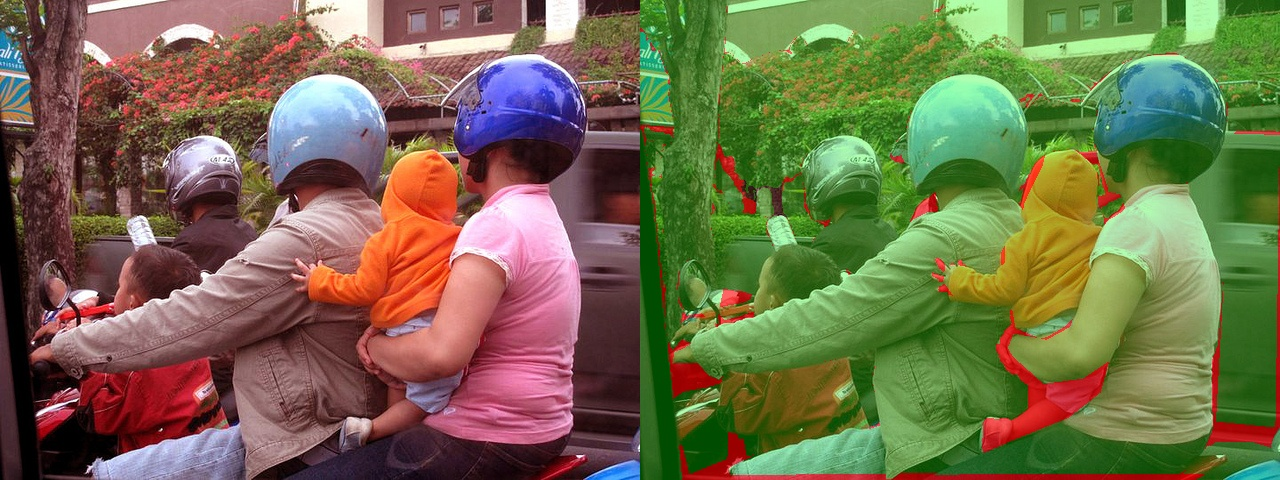
#> input picture analysis/improve_research/orphan/000000005198.jpg, 1280 x 480 px
$ python -i view_aug.py   (imports and definitions only)
#> lines starting #> are read from the running program, lines starting #| are printed output that depends on the picture
### pytools/fsow.py
"""FSOW: C++ 학습기와 주고받는 단순 텐서 묶음 형식.

파일 = b'FSOW0001' + u32 개수 + 텐서마다 [u16 이름 길이, 이름(utf-8), u8 차원 수, i64 크기들, u8 형(0 f32, 1 i32, 2 u8), 원시 데이터].
리틀 엔디언. 가중치는 PyTorch 모양 그대로(OIHW) 저장하고, 배치는 C++ 쪽이 바꾼다.
"""
import struct

import numpy as np

MAGIC = b'FSOW0001'
_DT = {np.dtype(np.float32): 0, np.dtype(np.int32): 1, np.dtype(np.uint8): 2}
_TD = {v: k for k, v in _DT.items()}


# [13 lines left out: function save, not called in this run]


def load(path):
    out = {}
    with open(path, 'rb') as f:
        assert f.read(8) == MAGIC, path
        (n,) = struct.unpack('<I', f.read(4))
        for _ in range(n):
            (ln,) = struct.unpack('<H', f.read(2))
            name = f.read(ln).decode()
            (nd,) = struct.unpack('<B', f.read(1))
            shape = struct.unpack(f'<{nd}q', f.read(8 * nd)) if nd else ()
            (dt,) = struct.unpack('<B', f.read(1))
            dt = _TD[dt]
            cnt = int(np.prod(shape)) if nd else 1
            out[name] = np.frombuffer(f.read(cnt * dt.itemsize), dt).reshape(shape).copy()
    return out

### pytools/view_aug.py
"""aug_dump 결과 그림: 증강 영상 위에 정답 마스크(색)와 상자.

  .venv/bin/python pytools/view_aug.py data/aug.fsow data/aug.jpg
"""
import sys

import cv2
import numpy as np

import fsow


def main(src, dst):
    t = fsow.load(src)
    img = t['img']
    rows = []
    rng = np.random.default_rng(0)
    for i in range(img.shape[0]):
        im = img[i][..., ::-1].astype(np.float32)
        S = im.shape[0]
        m = t[f'mask{i}']
        bx = t[f'box{i}']
        over = im.copy()
        for j in rng.permutation(len(m)):
            mm = cv2.resize(m[j], (S, S), interpolation=cv2.INTER_NEAREST).astype(bool)
            over[mm] = 0.45 * over[mm] + 0.55 * rng.uniform(40, 255, 3)
        if 'ignore' in t:  # 무시 영역: 자홍
            ig = cv2.resize(t['ignore'][i], (S, S), interpolation=cv2.INTER_NEAREST).astype(bool)
            over[ig] = 0.3 * over[ig] + 0.7 * np.array([255, 0, 255.])
        over = over.astype(np.uint8)
        for b in bx:
            cv2.rectangle(over, (int(b[0]), int(b[1])), (int(b[2]), int(b[3])), (255, 255, 255), 1)
        cv2.putText(over, f'{len(m)} gt', (8, 28), cv2.FONT_HERSHEY_SIMPLEX, 0.9, (255, 255, 255), 2)
        rows.append(np.concatenate([im.astype(np.uint8), over], 1))
    out = np.concatenate(rows, 0)
    out = cv2.resize(out, (out.shape[1] // 2, out.shape[0] // 2), interpolation=cv2.INTER_AREA)
    cv2.imwrite(dst, out, [cv2.IMWRITE_JPEG_QUALITY, 85])
    print(dst)


# [2 lines not run here, left out]

>>> import cv2
>>> picture = cv2.imread('../analysis/improve_research/orphan/000000005198.jpg', cv2.IMREAD_GRAYSCALE)
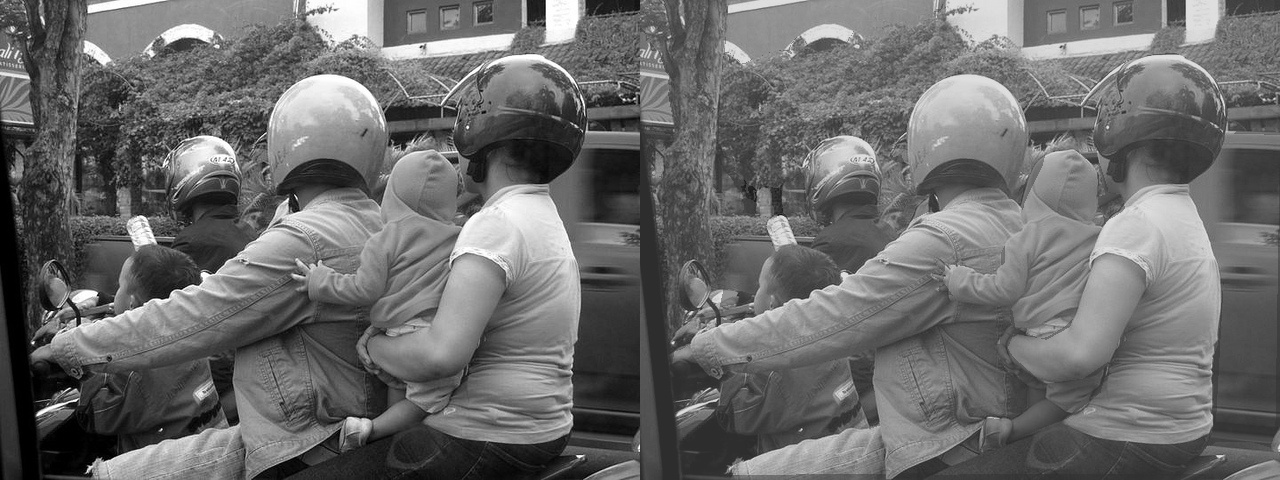
#> picture: shape (480, 1280); min 0, max 255, mean 107.6
>>> result = main(picture, 'out.png')
#> (the run stopped early here; a loop or call above may not have finished)

$ run again, on analysis/improve_research/orphan/000000019863.jpg
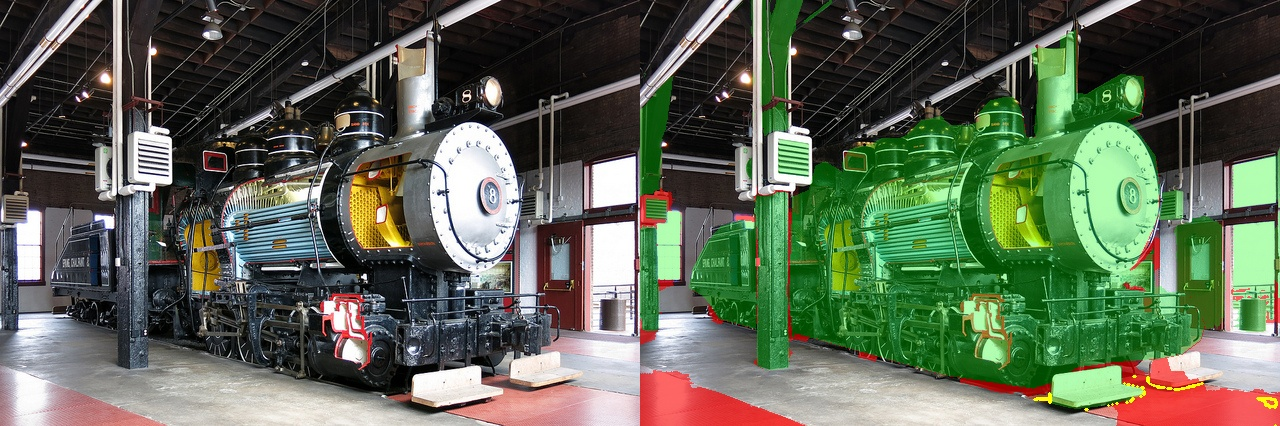
#> input picture analysis/improve_research/orphan/000000019863.jpg, 1280 x 426 px
#> `picture = cv2.imread('../analysis/improve_research/orphan/000000005198..`:
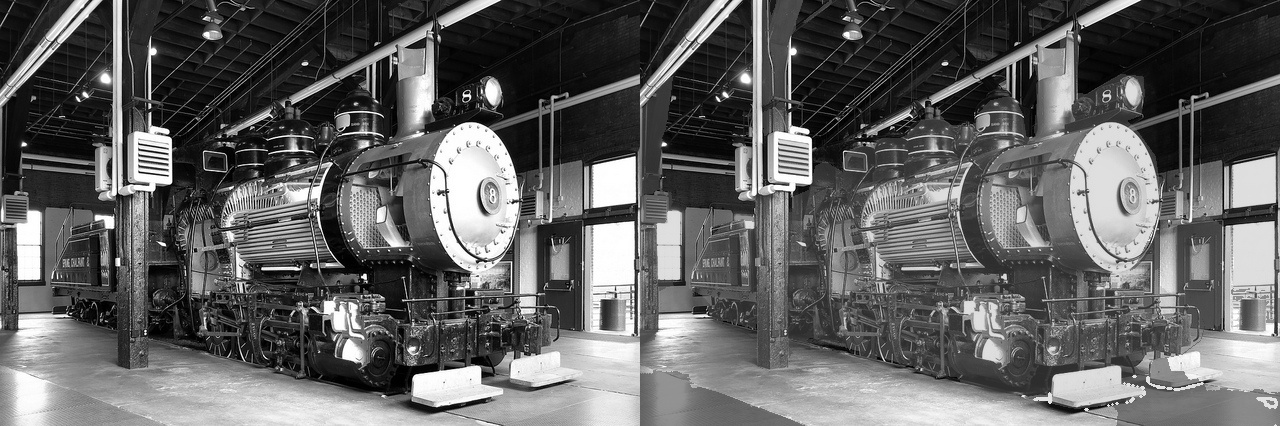
#> picture: shape (426, 1280); min 0, max 255, mean 97.5

$ run again, on analysis/improve_research/orphan/000000020781.jpg
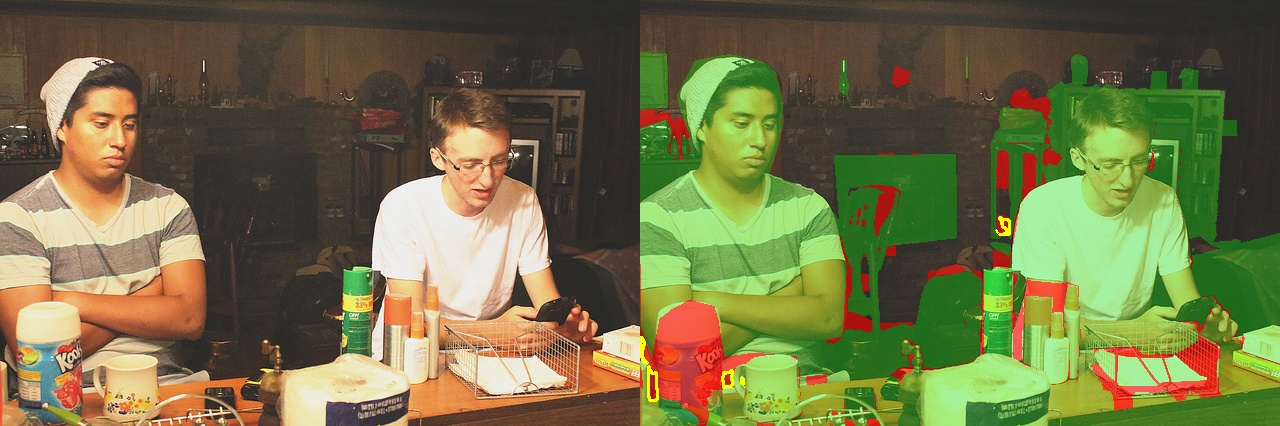
#> input picture analysis/improve_research/orphan/000000020781.jpg, 1280 x 426 px
#> `picture = cv2.imread('../analysis/improve_research/orphan/000000005198..`:
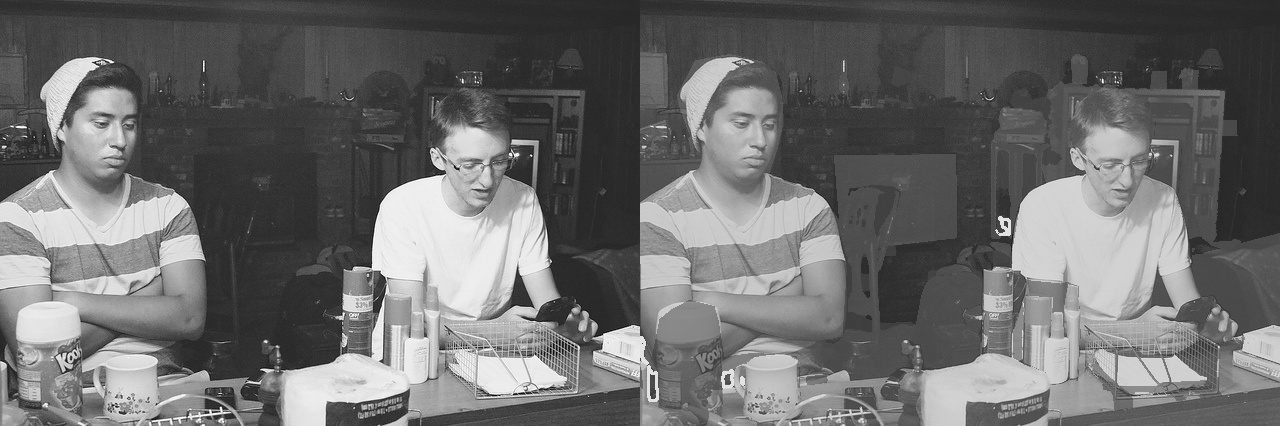
#> picture: shape (426, 1280); min 0, max 255, mean 108.2

$ run again, on analysis/improve_research/orphan/000000025628.jpg
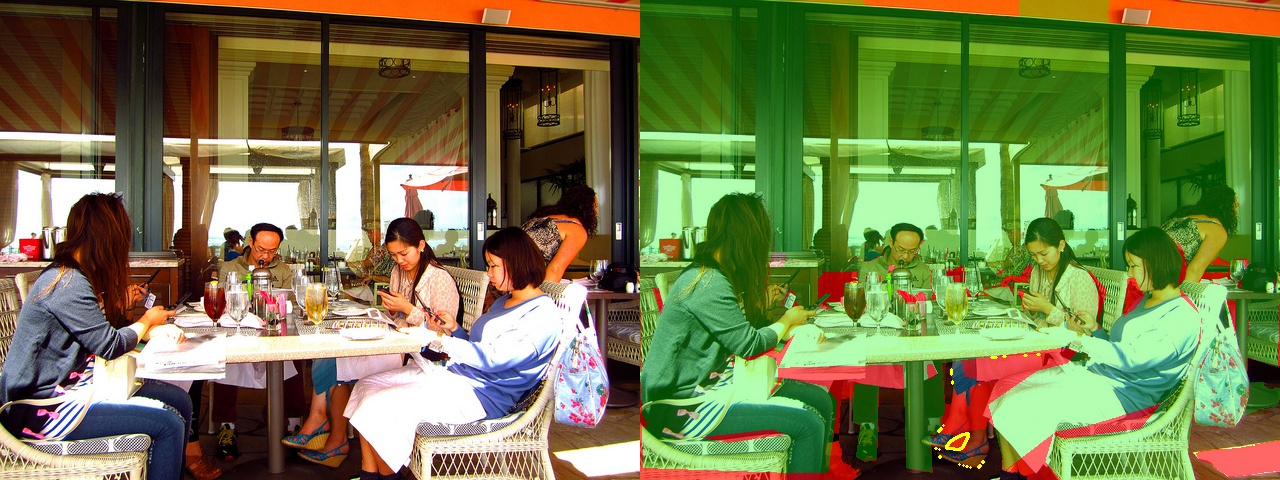
#> input picture analysis/improve_research/orphan/000000025628.jpg, 1280 x 480 px
#> `picture = cv2.imread('../analysis/improve_research/orphan/000000005198..`:
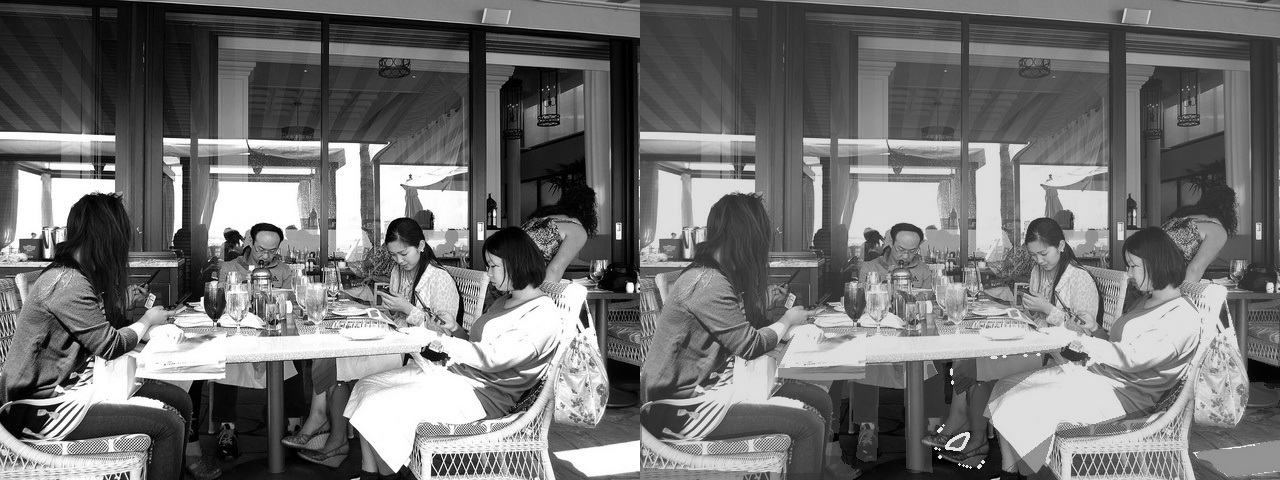
#> picture: shape (480, 1280); min 0, max 255, mean 114.6
